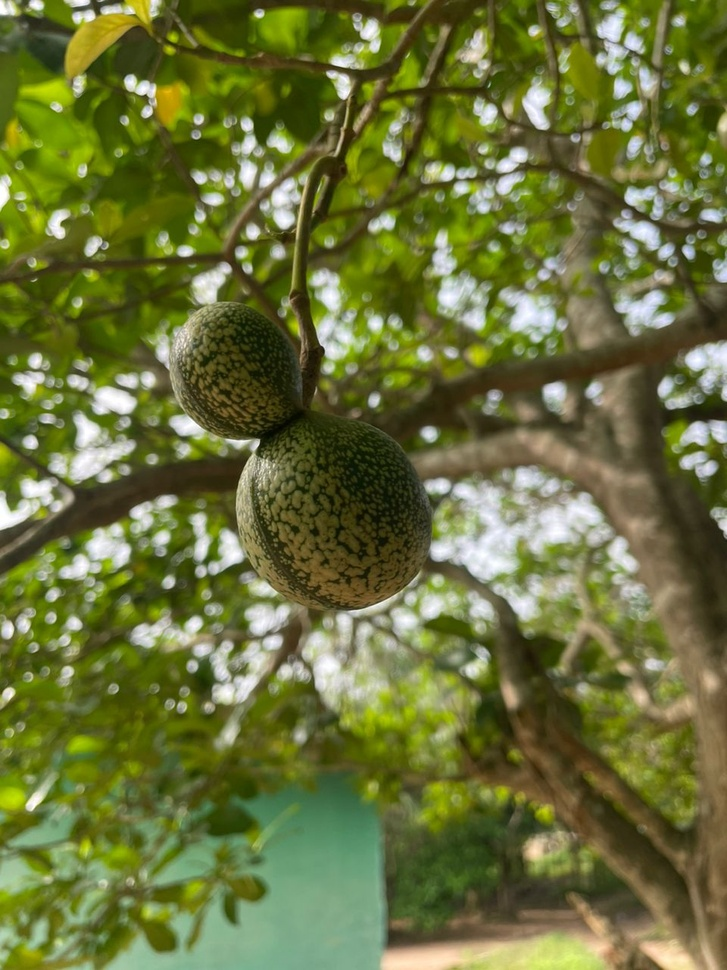
#> input picture Task 2/voacanga.jpeg, 727 x 970 px, shrunk from 960 x 1280 before the run
$ python task2.py
#> lines starting #> are read from the running program, lines starting #| are printed output that depends on the picture
import cv2
import matplotlib.pyplot as plt
import numpy as np

# === 1. Load the original image ===
image = cv2.imread('voacanga.jpeg')
#> image is the input picture: shape (970, 727, 3); mean B, G, R 58.7, 114, 106.6

# Check if image is loaded successfully
if image is None:
    print("Error: Could not load image. Make sure 'photo.jpg' exists.")
    exit()

# === 2. Convert image to different color spaces ===
gray = cv2.cvtColor(image, cv2.COLOR_BGR2GRAY)
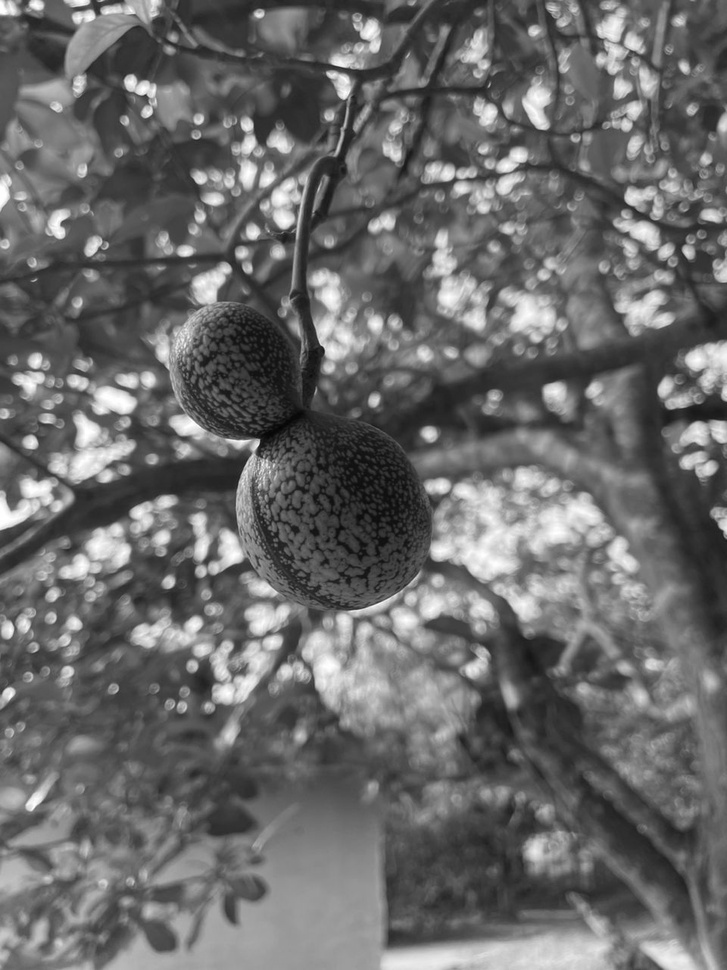
#> gray: shape (970, 727); min 2, max 255, mean 105.5
hsv = cv2.cvtColor(image, cv2.COLOR_BGR2HSV)
#> hsv: shape (970, 727, 3); mean H, S, V 36.6, 148, 117.1
lab = cv2.cvtColor(image, cv2.COLOR_BGR2LAB)
#> lab: shape (970, 727, 3); mean of channels 0, 1, 2 116.8, 117.3, 156

# === 3. Save the converted images ===
cv2.imwrite('photo_grayscale.jpg', gray)
cv2.imwrite('photo_hsv.jpg', hsv)
cv2.imwrite('photo_lab.jpg', lab)

# === 4. Display the images ===

# Convert BGR to RGB for correct color display with matplotlib
image_rgb = cv2.cvtColor(image, cv2.COLOR_BGR2RGB)
hsv_rgb = cv2.cvtColor(hsv, cv2.COLOR_HSV2RGB)
lab_rgb = cv2.cvtColor(lab, cv2.COLOR_LAB2RGB)

plt.figure(figsize=(12, 8))

# Original Image
plt.subplot(2, 2, 1)
plt.imshow(image_rgb)
plt.title("Original Image")
plt.axis('off')

# Grayscale
plt.subplot(2, 2, 2)
plt.imshow(gray, cmap='gray')
plt.title("Grayscale Image")
plt.axis('off')

# HSV
plt.subplot(2, 2, 3)
plt.imshow(hsv_rgb)
plt.title("HSV Image")
plt.axis('off')

# LAB
plt.subplot(2, 2, 4)
plt.imshow(lab_rgb)
plt.title("LAB Image")
plt.axis('off')

plt.tight_layout()
plt.show()
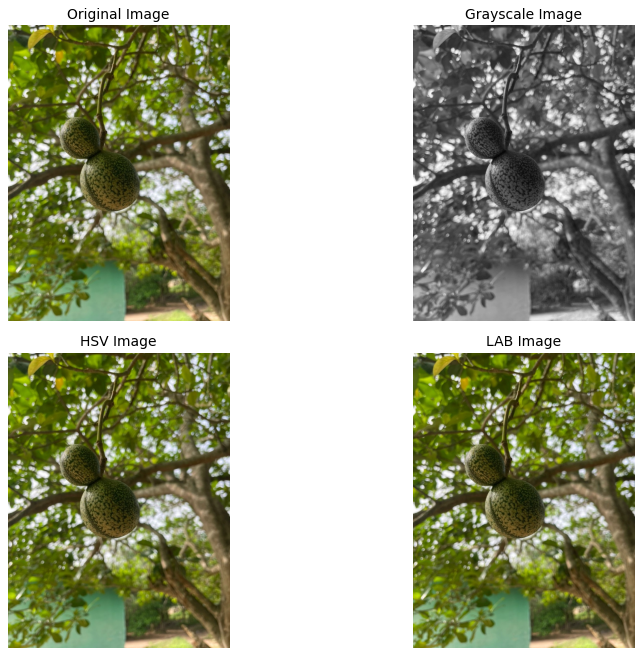
#> figure drawn by matplotlib, 4 panels

# === 5. Plot histogram of grayscale image ===

plt.figure(figsize=(6, 4))
plt.hist(gray.ravel(), bins=256, range=(0, 256), color='gray')
plt.title('Histogram of Grayscale Image')
plt.xlabel('Pixel Intensity')
plt.ylabel('Frequency')
plt.grid(True)
plt.tight_layout()
plt.show()
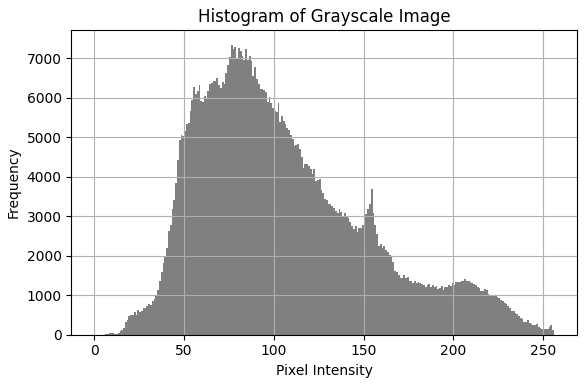
#> figure drawn by matplotlib, 1 panel; tallest bar 7336 high, from x = 76 to 77
